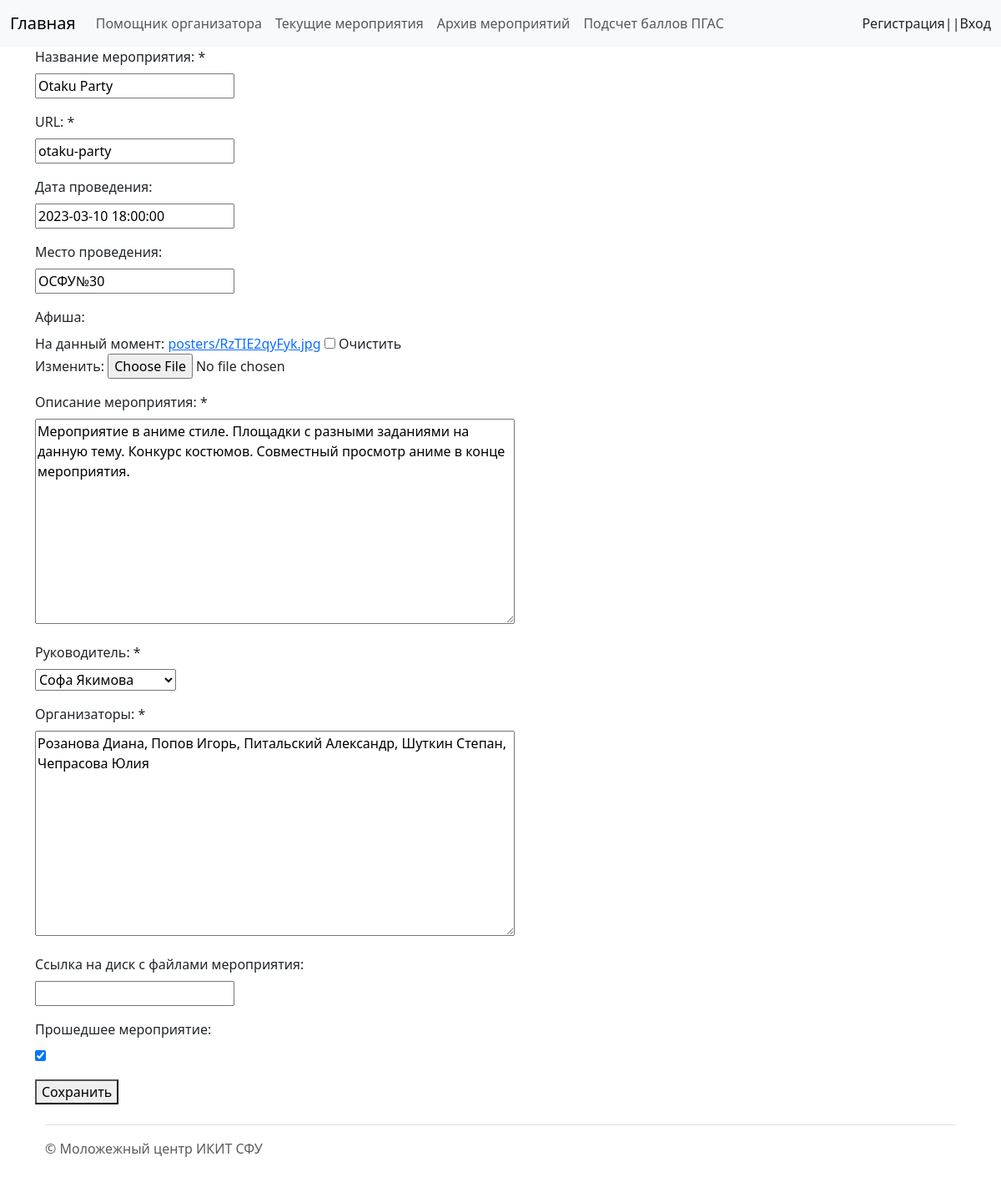
The app's page /event/otaku-party/edit/ with its own data.
### events/models.py (models this page shows, shortened)
class Event(models.Model):
    title = models.CharField(max_length=255, verbose_name="Название мероприятия")
    slug = models.SlugField(max_length=255, unique=True, null=True, db_index=True, verbose_name="URL")
    data = models.DateTimeField(blank=True, verbose_name="Дата проведения", null=True)
    place = models.CharField(max_length = 255, verbose_name="Место проведения", null=True, blank=True)
    poster = models.ImageField(upload_to="posters/", null=True, verbose_name="Афиша", blank=True)
    description = models.TextField(blank=True, verbose_name="Описание мероприятия")
    main_organizer = models.ForeignKey(User, on_delete=models.SET_DEFAULT, default=None, null=True, verbose_name="Руководитель")
    organizers = models.TextField(verbose_name="Организаторы")
    docs = models.URLField(blank=True, null=True, verbose_name="Ссылка на диск с файлами мероприятия")
    is_done = models.BooleanField(default=False, verbose_name="Прошедшее мероприятие")
    class Meta:
        ordering = ['-data',]

### events/views.py (the view)
# urls.py: path('event/<slug:event_slug>/edit/', EventEdit.as_view(), name='event_edit'),
class EventEdit(UpdateView):
    model = Event
    form_class = AddEventForm
    template_name = 'events/add_event.html'
    slug_url_kwarg = 'event_slug'
    def get_context_data(self, **kwargs):
        context = super().get_context_data(**kwargs)
        context['title'] = "Редактирование мероприятия"
        return context

### events/forms.py
class AddEventForm(forms.ModelForm):
    def __init__(self, *args, **kwargs):
        super().__init__(*args, **kwargs)
        self.fields['data'].required = False
        self.fields['place'].required = False
        self.fields['poster'].required = False
        self.fields['docs'].required = False
        self.fields['description'].required = True
        self.fields['organizers'].required = True
        self.fields['main_organizer'].label_from_instance = lambda obj: "%s" % obj.get_full_name()
    class Meta:
        model = Event
        fields = ['title', 'slug', 'data', 'place', 'poster', 'description', 'main_organizer', 'organizers', 'docs', 'is_done']
        widgets = {
            'description': forms.Textarea(attrs={'cols': 60, 'rows':10}),
            'organizers': forms.Textarea(attrs={'cols': 60, 'rows': 10}),
            'data': DateTimePickerInput(),
        }

### events/templates/events/add_event.html (shortened to what this page needs)
{% extends 'events/base.html' %}
{% load bootstrap4 %}
{% block content %}
<div class="container">
<form method="post" enctype="multipart/form-data" >
    {% for f in form %}
    <div class="mb-3">
        <label class="form-label" for="{{f.id_for_label}}">{{f.label}}: </label>{% if f.field.required %} * {% endif %}
        <p>{{ f }}</p>
    </div>
    {% endfor %}
    <button type="submit">Сохранить</button>
</form>
{% endblock %}

### records on screen
Event: form "Otaku Party" "otaku-party" "2023-03-10 18:00:00" "ОСФУ№30" "Мероприятие в аниме стиле. Площадки с разными заданиями на данную тему. Конкурс костюмов. Совместный просмотр аниме в конце мероприятия." "Софа Якимова" "Розанова Диана, Попов Игорь, Питальский Александр, Шуткин Степан, Чепрасова Юлия" "☑"

### other values on screen
{{ f.label }} "Название мероприятия" "URL" "Дата проведения" "Место проведения" "Афиша" "Описание мероприятия" "Руководитель" "Организаторы" "Ссылка на диск с файлами мероприятия" "Прошедшее мероприятие"
